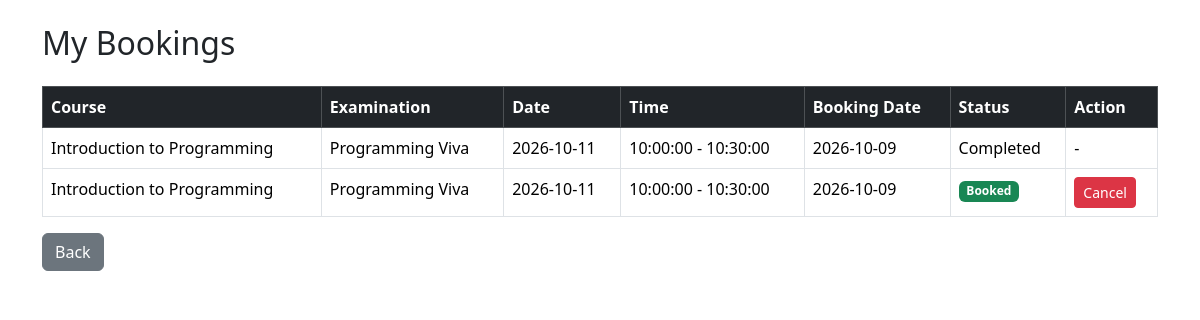
Screenshot of /students/bookings (signed in) with the database file from the repository.
### models.py (models this page shows)
class Booking(db.Model):
    __tablename__ = "bookings"
    id = db.Column(db.Integer, primary_key=True)
    student_id = db.Column(db.Integer, db.ForeignKey("users.id"), nullable=False)
    slot_id = db.Column(db.Integer, db.ForeignKey("slots.id"), nullable=False)
    booking_date = db.Column(db.Date)
    status = db.Column(db.String(30), default="Booked")
    marks = db.Column(db.Integer)
    note = db.Column(db.Text)
    student = db.relationship("User", backref="bookings")
    slot = db.relationship("ExaminationSlot", backref="bookings")

class Course(db.Model):
    __tablename__ = "courses"
    id = db.Column(db.Integer, primary_key=True)
    code = db.Column(db.String(20), unique=True, nullable=False)
    name = db.Column(db.String(100), nullable=False)
    description = db.Column(db.Text)
    status = db.Column(db.String(20), default="Active")

class Examination(db.Model):
    __tablename__ = "examinations"
    id = db.Column(db.Integer, primary_key=True)
    course_id = db.Column(db.Integer, db.ForeignKey("courses.id"), nullable=False)
    examiner_id = db.Column(db.Integer, db.ForeignKey("users.id"), nullable=True)
    name = db.Column(db.String(100), nullable=False)
    exam_type = db.Column(db.String(30))
    duration = db.Column(db.Integer)
    max_marks = db.Column(db.Integer)
    slot_creation_start = db.Column(db.Date)
    slot_creation_end = db.Column(db.Date)
    booking_start = db.Column(db.Date)
    booking_end = db.Column(db.Date)
    status = db.Column(db.String(30))
    examiner = db.relationship(
        "User",
        foreign_keys=[examiner_id],
        backref="assigned_examinations"
    )
    course = db.relationship(
        "Course",
        backref="examinations"
    )

class ExaminationSlot(db.Model):
    __tablename__ = "slots"
    id = db.Column(db.Integer, primary_key=True)
    examination_id = db.Column(db.Integer, db.ForeignKey("examinations.id"), nullable=False)
    examiner_id = db.Column(db.Integer, db.ForeignKey("users.id"), nullable=False)
    date = db.Column(db.Date)
    start_time = db.Column(db.Time)
    end_time = db.Column(db.Time)
    capacity = db.Column(db.Integer)
    available_seats = db.Column(db.Integer)
    status = db.Column(db.String(30), default="Available")
    examination = db.relationship(
        "Examination",
        backref="slots"
    )
    examiner = db.relationship(
        "User",
        foreign_keys=[examiner_id],
        backref="examiner_slots"
    )

### app.py (the view)
@app.route("/students/bookings")
@login_required
def student_bookings():
    if current_user.role != "student":
        return redirect(url_for("login"))
    bookings = Booking.query.filter_by(
        student_id=current_user.id
    ).order_by(
        Booking.booking_date.desc()
    ).all()
    return render_template("student/bookings.html", bookings=bookings)

### app.py (called while the page is built)
@login_manager.user_loader
def load_user(user_id):
    return db.session.get(User, int(user_id))

### templates/student/bookings.html (shortened to what this page needs)
<!DOCTYPE html>
<html>
<head>
    <link
        href="https://cdn.jsdelivr.net/npm/bootstrap@5.3.3/dist/css/bootstrap.min.css"
        rel="stylesheet"
    >
</head>
<body>
<div class="container mt-4">
    <h2 class="mb-4">My Bookings</h2>
    <table class="table table-bordered table-hover">
        <thead class="table-dark">
            <tr>
                <th>Course</th>
                <th>Examination</th>
                <th>Date</th>
                <th>Time</th>
                <th>Booking Date</th>
                <th>Status</th>
                <th>Action</th>
            </tr>
        </thead>
        <tbody>
        {% for booking in bookings %}
        <tr>
            <td>
                {{ booking.slot.examination.course.name }}
            </td>
            <td>
                {{ booking.slot.examination.name }}
            </td>
            <td>
                {{ booking.slot.date }}
            </td>
            <td>
                {{ booking.slot.start_time }}
                -
                {{ booking.slot.end_time }}
            </td>
            <td>
                {{ booking.booking_date }}
            </td>
            <td>
                {% if booking.status == "Booked" %}
                    <span class="badge bg-success">
                        Booked
                    </span>
                {% elif booking.status == "Cancelled" %}
                    <span class="badge bg-danger">
                        Cancelled
                    </span>
                {% else %}
                    {{ booking.status }}
                {% endif %}
            </td>
            <td>
                {% if booking.status == "Booked" %}
                <form
                    method="POST"
                    action="{{ url_for('cancel_booking', id=booking.id) }}"
                >
                    <button
                        type="submit"
                        class="btn btn-danger btn-sm"
                    >
                        Cancel
                    </button>
                </form>
                {% else %}
                    -
                {% endif %}
            </td>
        </tr>
        {% else %}
        <tr>
            <td colspan="7" class="text-center">
                No booking history found.
            </td>
        </tr>
        {% endfor %}
        </tbody>
    </table>
    <a
        href="{{ url_for('student_dashboard') }}"
        class="btn btn-secondary"
    >
        Back
    </a>
</div>
</body>
</html>

### rows the page displays
Booking: slot.examination.course.name "Introduction to Programming", slot.examination.name "Programming Viva", slot "2026-10-11", slot.start_time "10:00:00", slot.end_time "10:30:00", booking_date "2026-10-09", status "Completed"
Booking: slot.examination.course.name "Introduction to Programming", slot.examination.name "Programming Viva", slot "2026-10-11", slot.start_time "10:00:00", slot.end_time "10:30:00", booking_date "2026-10-09", status "Booked"
